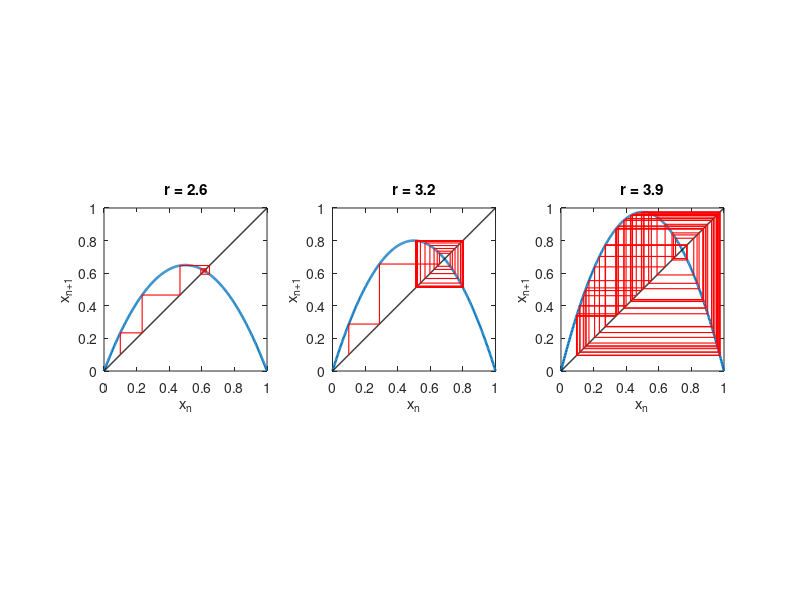
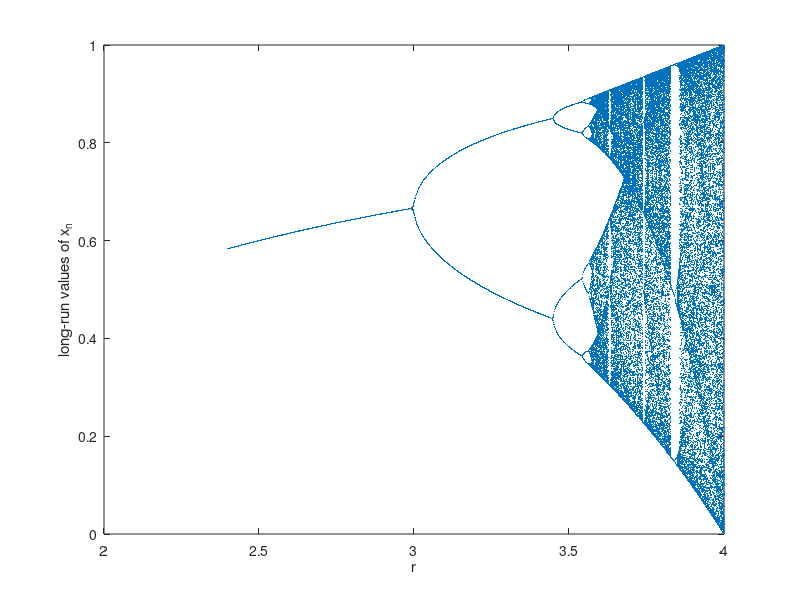

These charts were generated, in order, by the following MATLAB code: (Note: this script raises an error after producing the figures.)
%% SEMTM0009 Week 1 Worksheet -- computational template
%  Questions 2(e) and 2(f).
%
%  Nothing here is assessed on coding style. The scaffolding is done;
%  you only need to fill in the lines marked  % TODO.
%
%  Run each cell with Ctrl+Enter (MATLAB) or section-by-section.

%% ------------------------------------------------------------------
%  Q2(e) part 1: cobweb diagram
% -------------------------------------------------------------------
% A cobweb iterates x_{n+1} = f(x_n) graphically:
%   from (x_n, x_n) go VERTICALLY to the curve   -> (x_n, f(x_n))
%   then HORIZONTALLY to the diagonal            -> (f(x_n), f(x_n))
%   repeat.

clear; clc; close all

rvals = [2.6 3.2 3.9];      % try these three
x0    = 0.10;               % initial condition
nIter = 60;                 % number of iterations

figure('Position',[100 100 1100 340])
for k = 1:numel(rvals)
    r = rvals(k);

    % TODO: define the logistic map as an anonymous function of x
    f = @(x) r.*x.*(1-x);          % <-- already given; check you understand it

    subplot(1,3,k); hold on; box on
    xgrid = linspace(0,1,400);
    plot(xgrid, f(xgrid), 'LineWidth', 1.8)   % the map
    plot(xgrid, xgrid,   'k-', 'LineWidth', 1)% the diagonal y = x

    x = x0;
    for n = 1:nIter
        y = f(x);
        % TODO: draw the vertical segment from (x,x) to (x,y)
        plot([x x], [x y], 'r-', 'LineWidth', 0.8)
        % TODO: draw the horizontal segment from (x,y) to (y,y)
        plot([x y], [y y], 'r-', 'LineWidth', 0.8)
        x = y;                       % the new x_n is the old x_{n+1}
    end

    axis([0 1 0 1]); axis square
    xlabel('x_n'); ylabel('x_{n+1}')
    title(sprintf('r = %.1f', r))
end

% QUESTION: at r = 3.2 the cobweb closes onto a square. What is the
% biological meaning of that square?


%% ------------------------------------------------------------------
%  Q2(e) part 2: bifurcation diagram
% -------------------------------------------------------------------
% For each r, iterate long enough to forget the initial condition
% (the TRANSIENT), then record the next few hundred iterates (the
% ATTRACTOR). Plotting those against r gives the bifurcation diagram.

clear; close all

rvals    = linspace(2.4, 4.0, 1200);
nTrans   = 400;     % iterations discarded
nKeep    = 150;     % iterations plotted
x0       = 0.30;

R = []; X = [];
for r = rvals
    x = x0;
    for n = 1:nTrans
        x = r*x*(1-x);             % TODO: why do we throw these away?
    end
    for n = 1:nKeep
        x = r*x*(1-x);
        R(end+1) = r;  %#ok<SAGROW>
        X(end+1) = x;  %#ok<SAGROW>
    end
end

figure('Position',[100 100 800 420])
plot(R, X, '.', 'MarkerSize', 1)
xlabel('r'); ylabel('long-run values of x_n')
xline(3.0,       '--', 'r = 3');
xline(1+sqrt(6), ':',  'r = 1+\surd6');
xlim([2.4 4]); ylim([0 1])

% QUESTION: identify on your plot the values r = 3, r = 1+sqrt(6) ~ 3.449,
% and r_inf ~ 3.5699. What changes at each?


%% ------------------------------------------------------------------
%  Q2(f): the logistic ODE versus the logistic map
% -------------------------------------------------------------------
% The ODE's carrying capacity is stable for EVERY r > 0.
% The map's non-trivial fixed point destabilises at r = 3.
% This cell puts them side by side.

clear; close all

K  = 10;
x0 = 0.5;
rODE = [0.8 2.5 3.5];
rMAP = [2.5 3.2 3.9];

figure('Position',[100 100 1000 360])

% --- left: exact solution of the logistic ODE ---
subplot(1,2,1); hold on; box on
t = linspace(0,12,400);
for r = rODE
    % TODO: fill in the exact solution you derived in Q1(d)
    x = x0*K*exp(r*t) ./ (K - x0 + x0*exp(r*t));
    plot(t, x, 'LineWidth', 1.8, 'DisplayName', sprintf('r = %.1f', r))
end
yline(K,'k--'); legend('Location','southeast')
xlabel('t'); ylabel('x(t)'); ylim([0 12])
title('logistic ODE: x^* = K stable for all r > 0')

% --- right: iterates of the logistic map ---
subplot(1,2,2); hold on; box on
nSteps = 40;
for r = rMAP
    x = zeros(1,nSteps); x(1) = 0.2;
    for n = 1:nSteps-1
        x(n+1) = r*x(n)*(1-x(n));
    end
    plot(0:nSteps-1, x, '-o', 'MarkerSize', 3, 'LineWidth', 1, ...
         'DisplayName', sprintf('r = %.1f', r))
end
legend('Location','southeast')
xlabel('n'); ylabel('x_n'); ylim([0 1.05])
title('logistic map: loses stability at r = 3')

% --- the explanation, for you to verify numerically ---
% An Euler step of size h on the logistic ODE gives, after rescaling,
%       u_{n+1} = R u_n (1 - u_n)   with   R = 1 + h*r.
% So R = 3 corresponds to h*r = 2.
%
% TODO: set r = 1 and integrate the logistic ODE with forward Euler using
%       h = 0.5, h = 1.5 and h = 2.5. At which step size do you first see
%       oscillation, and does it match the prediction h = 2/r?
